Frame 1 (no input): blank canvas, image omitted
Frame 60 (the mouse pressed at the canvas centre just before this capture): blank canvas, image omitted
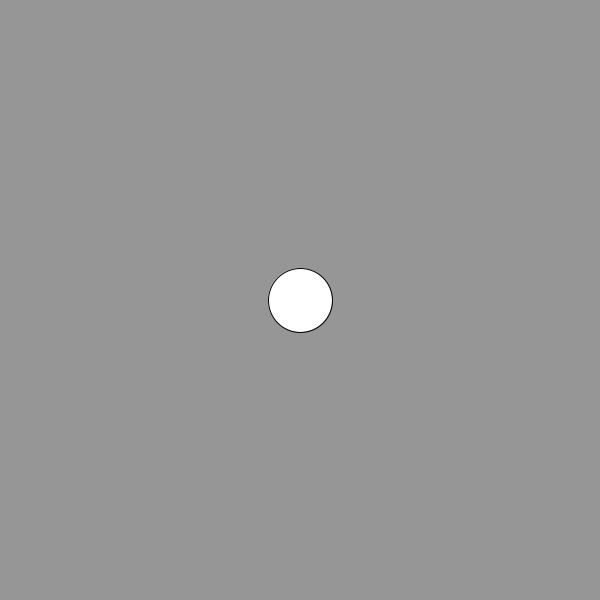
Frame 120 (the mouse held since frame 60 and released just before this capture)

The Processing sketch whose frames 1 and 60 were blank and that drew this single picture after the mouse press (run headless with seeded random() and noise(); from frame 60 on, the mouse is pressed at the canvas centre):

// Processing sketch: sketch_16
// ── sketch_16.pde
/*
this sketch draws a repeatedly growing and shrinking ellipse.
 your task is to change the program so that this behavior is
 encapsulated inside a class. 
 
 move all this behavior to a class, then have mouse clicks create
 instances of the class on the screen. use an ArrayList to store
 the instances of the class that you create, and update and display
 all of them in the draw() loop. 
 */

Circle circle;

void setup() {
  size(600, 600);
  circle = new Circle ();
}

void draw() {
  background(150);
  //ellipse(x, y, d, d);
  //if (d > maxSize || d < 0) {
  //  incr = -incr;
  //}
  //d += incr;
  circle.update();
  circle.display();
}

class Circle {
  float d = 0;
  float incr = 2;
  float maxSize = 150;

  Circle () {
  }

  void update() {
    if (d > maxSize || d < 0) {
      incr = -incr;
    }
    d += incr;
  }

  void display() {
    if (mousePressed == true) {
      ellipse(mouseX, mouseY, d, d);
    }
  }
}
